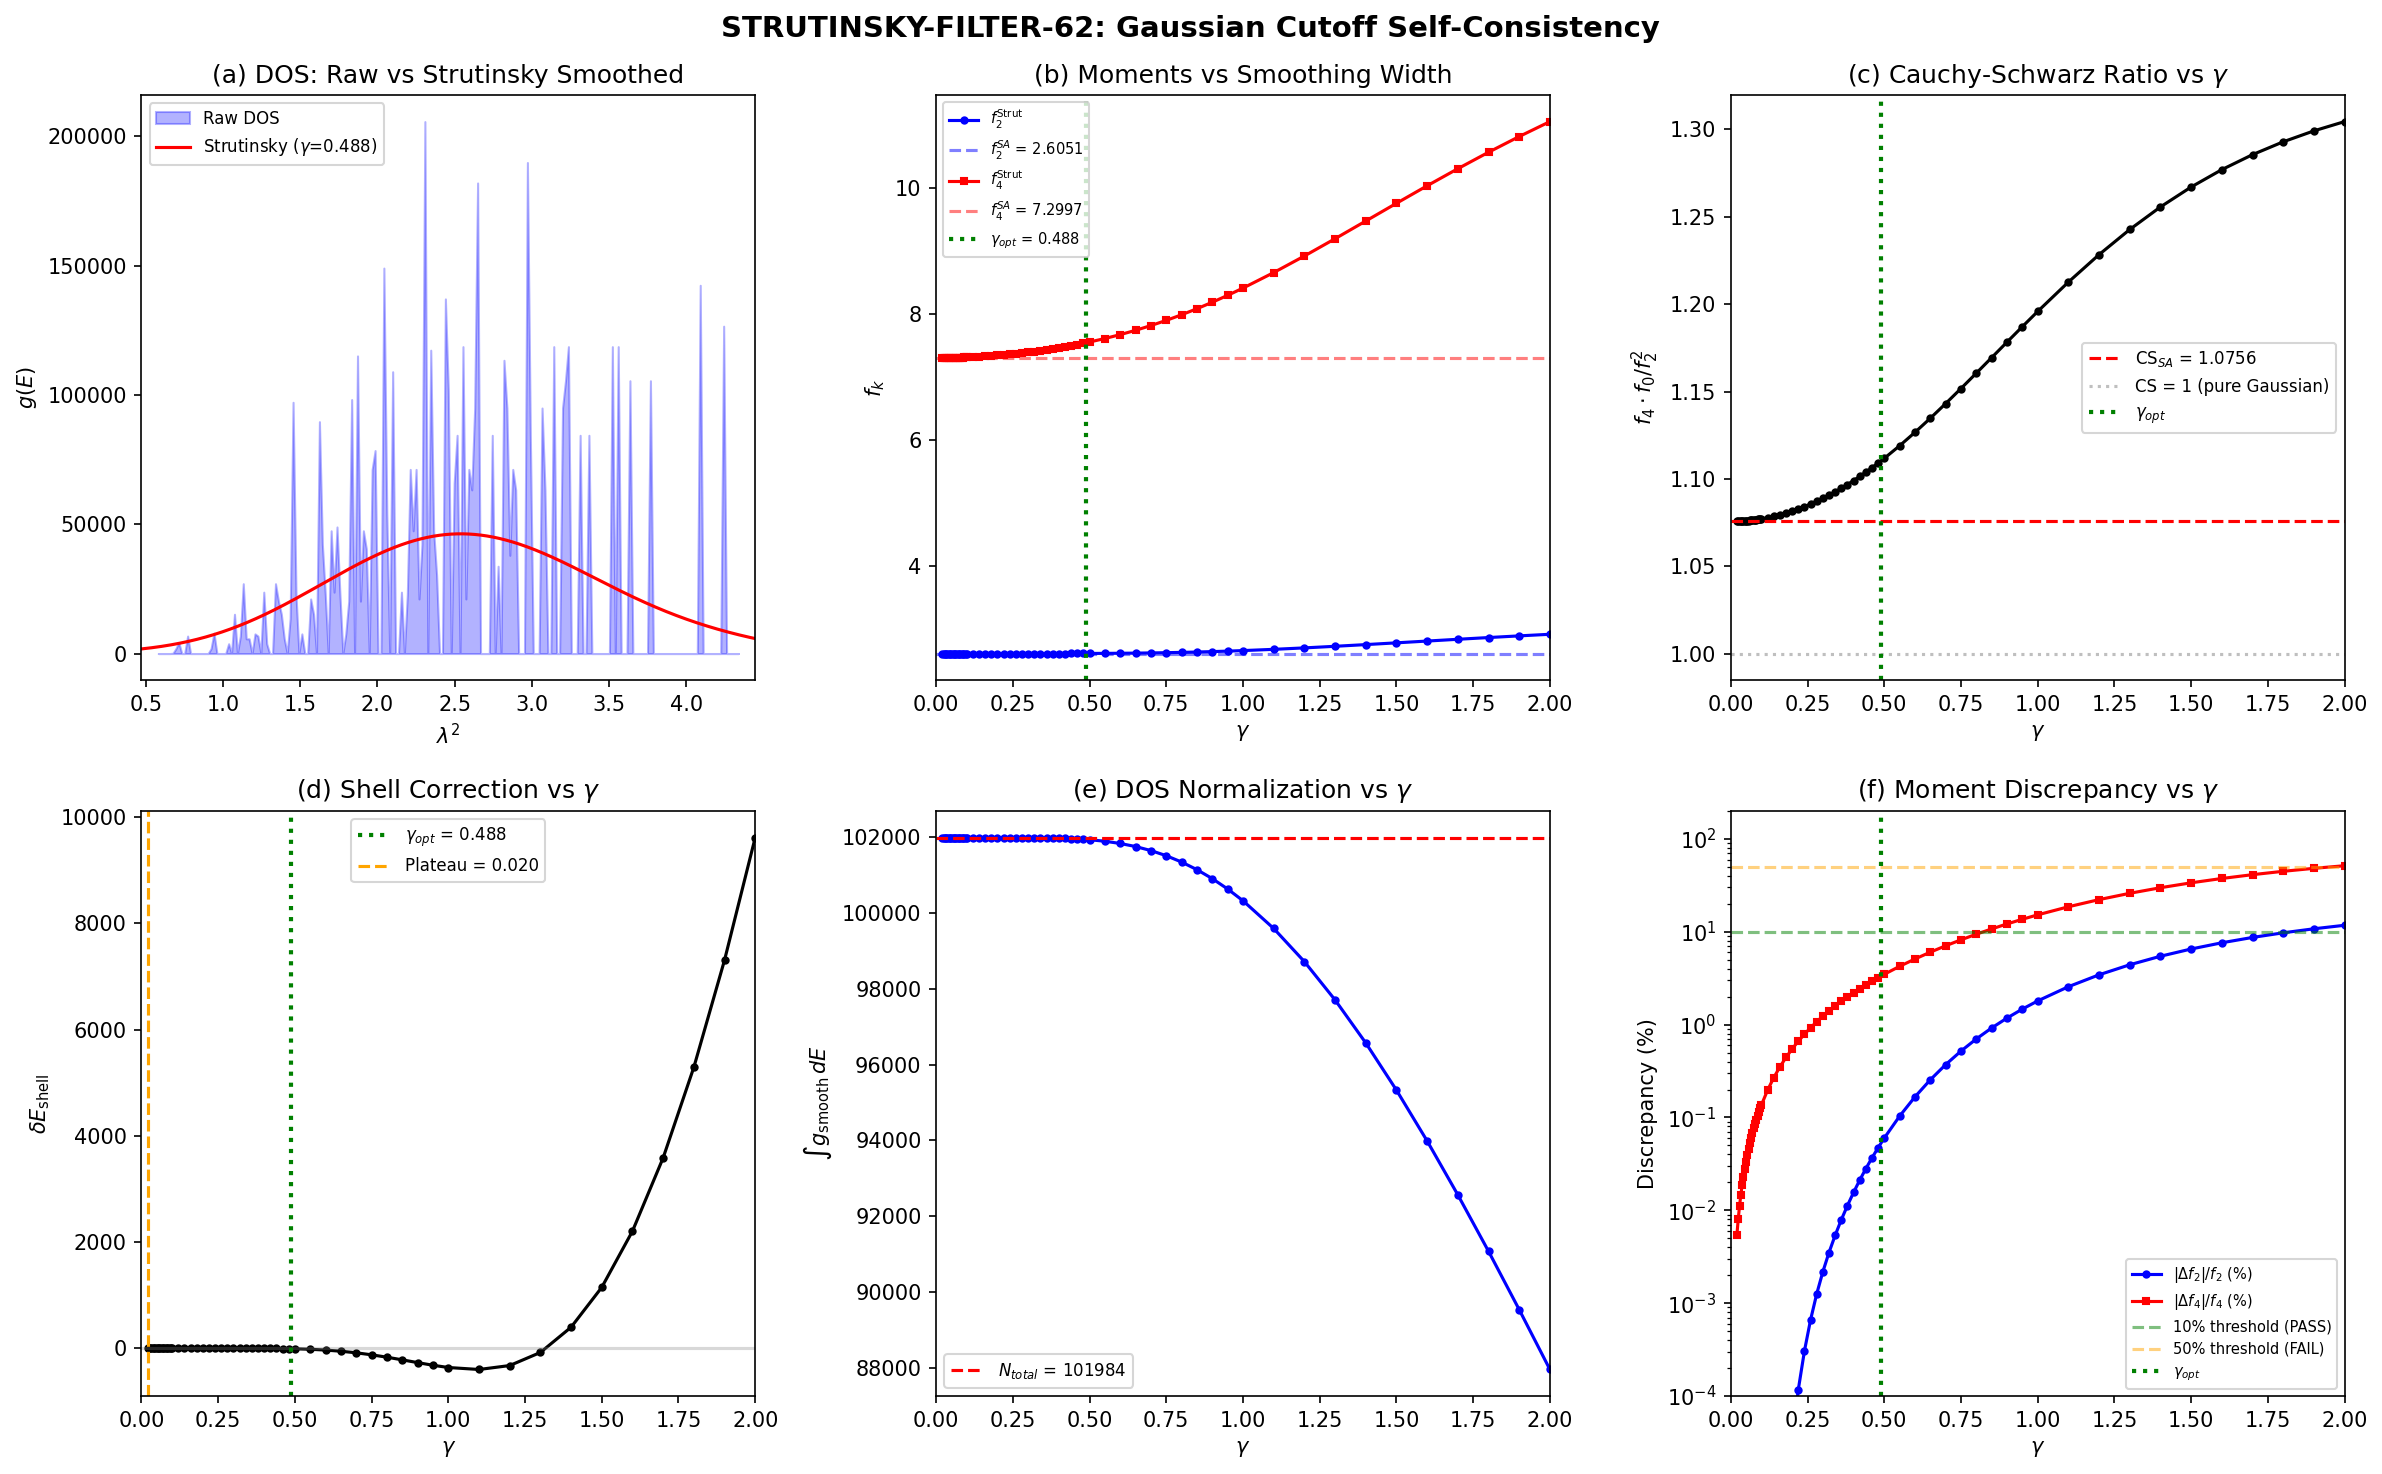

Source code (Python):
#!/usr/bin/env python3
"""
STRUTINSKY-FILTER-62 — Gaussian Cutoff Self-Consistency
========================================================

Gate: STRUTINSKY-FILTER-62
PASS if {f_0, f_2, f_4} agree to 10% and CS saturation holds to 1%.
FAIL if >50% discrepancy. INFO if 10-50%.

Physics:
    In nuclear physics, the Strutinsky energy theorem smooths the oscillating
    shell correction by Gaussian convolution of the single-particle level density:

        g_smooth(E) = (1/(gamma*sqrt(2pi))) * sum_n d_n * exp(-(E - lambda_n)^2 / (2*gamma^2))

    where lambda_n are eigenvalues of D_K^2 on SU(3) and d_n = dim(rep)^2 are degeneracies.

    The spectral action S[D,f] = Tr f(D^2/Lambda^2) is STRUCTURALLY a smoothed density
    of states integral. For Gaussian cutoff f(x) = exp(-x):

        S_Gauss = sum_n d_n * exp(-lambda_n^2 / Lambda^2)

    The Strutinsky width gamma and the spectral action cutoff Lambda are related by
    Lambda = sqrt(2) * gamma  (matching the Gaussian variance).

    The Seeley-DeWitt moments from the heat kernel expansion are:
        f_k = sum_n d_n * (lambda_n^2)^{k/2} / (sum_n d_n) = <(lambda^2)^{k/2}>
    normalized by f_0.

    Moment self-consistency test: Strutinsky smoothing must reproduce these moments.
    Cauchy-Schwarz saturation: for a Gaussian distribution, f_4 * f_0 / f_2^2 = 1
    (exact for perfect Gaussian). Deviation measures non-Gaussianity of the spectrum.

Session: S62 Wave 3 (W3-06)
"""

import numpy as np
from scipy.integrate import trapezoid
import matplotlib
matplotlib.use('Agg')
import matplotlib.pyplot as plt

from canonical_constants import (
    a0_fold, a2_fold, a4_fold, tau_fold, PI
)

# ============================================================
#  STEP 1: Load eigenvalue data
# ============================================================

# 992 D_K eigenvalues at the fold
d_hk = np.load('s61_hk_oscillation.npz', allow_pickle=True)
omega = d_hk['omega']      # sqrt(lambda_n^2) = |lambda_n|
dim2 = d_hk['dim2']        # degeneracies d_n = dim(rep)^2
lam2 = omega**2             # lambda_n^2 values

N_modes = len(omega)
N_total = dim2.sum()         # total weighted count

print(f"=== STRUTINSKY-FILTER-62: Gaussian Cutoff Self-Consistency ===")
print(f"N_modes = {N_modes}, N_total = {N_total:.0f}")
print(f"lambda^2 range: [{lam2.min():.6f}, {lam2.max():.6f}]")
print(f"mean level spacing: d = {(lam2.max() - lam2.min()) / N_modes:.6e}")
print()

# Load W1-01 gamma_opt
d_london = np.load('s62_cutoff_london.npz', allow_pickle=True)
gamma_opt_W1 = float(d_london['Gaussian_gamma_opt'])
f0_W1 = float(d_london['Gaussian_f0'])
f2_W1 = float(d_london['Gaussian_f2'])
f4_W1 = float(d_london['Gaussian_f4'])

print(f"W1-01 Gaussian results:")
print(f"  gamma_opt = {gamma_opt_W1:.6f}")
print(f"  f_0 = {f0_W1:.6f}")
print(f"  f_2 = {f2_W1:.6f}")
print(f"  f_4 = {f4_W1:.6f}")
print()

# Gilkey coefficients (normalized per unit volume)
a0_gilkey = float(d_london['a0_gilkey'])
a2_gilkey = float(d_london['a2_gilkey_fold'])
a4_gilkey = float(d_london['a4_gilkey_fold'])

# ============================================================
#  STEP 2: Direct spectral moments (the "exact" reference)
# ============================================================
# f_k^{SA} = (1/N_total) * sum_n d_n * (lambda_n^2)^{k/2}

f0_SA = dim2.sum() / N_total  # = 1 by construction
f2_SA = (dim2 * lam2).sum() / N_total
f4_SA = (dim2 * lam2**2).sum() / N_total

# Higher moments for completeness
f6_SA = (dim2 * lam2**3).sum() / N_total
f8_SA = (dim2 * lam2**4).sum() / N_total

print(f"=== Direct Spectral Moments (normalized by N_total) ===")
print(f"  f_0^SA = {f0_SA:.10f}  (identity check)")
print(f"  f_2^SA = {f2_SA:.10f}")
print(f"  f_4^SA = {f4_SA:.10f}")
print(f"  f_6^SA = {f6_SA:.10f}")
print(f"  f_8^SA = {f8_SA:.10f}")
print()

# ============================================================
#  STEP 3: Strutinsky Gaussian smoothing
# ============================================================
# g_smooth(E) = (1/(gamma*sqrt(2pi))) * sum_n d_n * exp(-(E - lambda_n^2)^2 / (2*gamma^2))
# The Strutinsky smoothed density is convolution of the discrete DOS with a Gaussian.

def strutinsky_smooth_dos(E_grid, lam2, dim2, gamma):
    """Compute Strutinsky-smoothed DOS on an energy grid.

    g_smooth(E) = sum_n d_n * (1/(gamma*sqrt(2pi))) * exp(-(E - lambda_n^2)^2 / (2*gamma^2))
    """
    g = np.zeros_like(E_grid)
    norm = 1.0 / (gamma * np.sqrt(2 * PI))  # (local)
    for i in range(len(lam2)):
        g += dim2[i] * norm * np.exp(-0.5 * ((E_grid - lam2[i]) / gamma)**2)
    return g


def strutinsky_moments(E_grid, g_smooth, k_values):
    """Compute moments f_k = integral E^{k/2} * g_smooth(E) dE / integral g_smooth(E) dE."""
    norm = trapezoid(g_smooth, E_grid)
    moments = {}
    for k in k_values:
        integrand = E_grid**(k/2.0) * g_smooth
        moments[k] = trapezoid(integrand, E_grid) / norm
    return moments, norm


def strutinsky_shell_correction(lam2, dim2, E_grid, g_smooth):
    """Shell correction: delta_E = sum_n d_n * lambda_n^2 - integral E * g_smooth(E) dE.

    This is the Strutinsky energy theorem applied to the spectral action:
    the difference between the discrete sum and the smoothed integral.
    """
    E_exact = (dim2 * lam2).sum()
    E_smooth = trapezoid(E_grid * g_smooth, E_grid)
    return E_exact - E_smooth, E_exact, E_smooth


# Use gamma_opt from W1-01 as the primary test point
gamma = gamma_opt_W1

# Energy grid: cover the full range of lambda^2 with generous margins
E_min = lam2.min() - 5 * gamma
E_max = lam2.max() + 5 * gamma
E_grid = np.linspace(max(0, E_min), E_max, 10000)

g_smooth = strutinsky_smooth_dos(E_grid, lam2, dim2, gamma)

# Compute Strutinsky moments
moments_strut, g_norm = strutinsky_moments(E_grid, g_smooth, [0, 2, 4, 6, 8])

f0_Strut = 1.0  # By construction (normalized)  # (local)
f2_Strut = moments_strut[2]
f4_Strut = moments_strut[4]
f6_Strut = moments_strut[6]
f8_Strut = moments_strut[8]

print(f"=== Strutinsky-Smoothed Moments at gamma = {gamma:.4f} ===")
print(f"  g_norm (integral of DOS) = {g_norm:.2f}  (should be {N_total:.0f})")
print(f"  f_0^Strut = {f0_Strut:.10f}")
print(f"  f_2^Strut = {f2_Strut:.10f}")
print(f"  f_4^Strut = {f4_Strut:.10f}")
print(f"  f_6^Strut = {f6_Strut:.10f}")
print(f"  f_8^Strut = {f8_Strut:.10f}")
print()

# ============================================================
#  STEP 4: Consistency ratios
# ============================================================

def ratio_pct(a, b):
    return abs(a - b) / abs(b) * 100.0

r0 = ratio_pct(f0_Strut, f0_SA)
r2 = ratio_pct(f2_Strut, f2_SA)
r4 = ratio_pct(f4_Strut, f4_SA)

print(f"=== Moment Consistency Ratios ===")
print(f"  |f_0^Strut - f_0^SA| / f_0^SA = {r0:.6f}%")
print(f"  |f_2^Strut - f_2^SA| / f_2^SA = {r2:.6f}%")
print(f"  |f_4^Strut - f_4^SA| / f_4^SA = {r4:.6f}%")
print()

# Comparison to W1-01 values (which used a different moment definition)
print(f"=== Cross-check with W1-01 London moments ===")
print(f"  W1-01 f_0 = {f0_W1:.6f}  (absolute, not normalized)")
print(f"  f_0 * N_total = {f0_SA * N_total:.2f}  (should match n_bare or related)")
print(f"  W1-01 f_2 = {f2_W1:.6f}")
print(f"  Our f_2^SA = {f2_SA:.6f}")
print(f"  Ratio: {f2_SA / f2_W1:.6f}")
print()

# W1-01 may use a different normalization convention. Let's check the
# unnormalized moments: M_k = sum_n d_n * (lambda_n^2)^{k/2}
M0 = dim2.sum()
M2 = (dim2 * lam2).sum()
M4 = (dim2 * lam2**2).sum()

print(f"=== Unnormalized Moments ===")
print(f"  M_0 = {M0:.2f}")
print(f"  M_2 = {M2:.2f}")
print(f"  M_4 = {M4:.2f}")
print(f"  M_2 / M_0 = {M2/M0:.6f}  (= f_2^SA)")
print(f"  M_4 / M_0 = {M4/M0:.6f}  (= f_4^SA)")
print()

# ============================================================
#  STEP 5: Cauchy-Schwarz saturation
# ============================================================
# For a Gaussian distribution, <x^2>*<1> / <x>^2 = CS ratio.
# With x = lambda^2, the CS ratio is f_4 * f_0 / f_2^2.
# For a PERFECT Gaussian, this equals 1 + sigma^2/mu^2 where mu = <lambda^2>, sigma^2 = Var(lambda^2).
# The CS inequality says f_4*f_0 >= f_2^2, i.e., ratio >= 1.
# For the Strutinsky procedure to be a valid Gaussian filter, we want this ratio to be
# close to what the actual spectral distribution gives.

# From direct spectral moments
CS_SA = f4_SA * f0_SA / f2_SA**2
# From Strutinsky moments
CS_Strut = f4_Strut * f0_Strut / f2_Strut**2
# From W1-01
CS_W1 = f4_W1 * f0_W1 / f2_W1**2

# The Gaussian prediction: for a pure Gaussian DOS with mean mu and width sigma,
# <x^2> / <x>^2 = 1 + (sigma/mu)^2
# So CS = 1 + Var(lambda^2) / <lambda^2>^2
mu_lam2 = f2_SA
var_lam2 = f4_SA - f2_SA**2
CS_Gauss_pred = 1.0 + var_lam2 / mu_lam2**2

print(f"=== Cauchy-Schwarz Saturation ===")
print(f"  CS ratio from SA moments: f_4*f_0/f_2^2 = {CS_SA:.10f}")
print(f"  CS ratio from Strutinsky:                 = {CS_Strut:.10f}")
print(f"  CS ratio from W1-01:      f_4*f_0/f_2^2 = {CS_W1:.10f}")
print(f"  CS ratio (Gaussian pred):  1 + Var/mu^2  = {CS_Gauss_pred:.10f}")
print(f"  CS deviation from 1: {abs(CS_SA - 1.0)*100:.4f}%")
print(f"  |CS_Strut - CS_SA| / CS_SA = {abs(CS_Strut - CS_SA)/CS_SA*100:.6f}%")
print(f"  Var(lambda^2) = {var_lam2:.6f}")
print(f"  sigma(lambda^2) / <lambda^2> = {np.sqrt(max(0, var_lam2))/mu_lam2:.6f}")
print()

# ============================================================
#  STEP 6: gamma scan — moments and CS ratio vs gamma
# ============================================================

gamma_scan = np.concatenate([
    np.linspace(0.02, 0.10, 20),
    np.linspace(0.12, 0.50, 20),
    np.linspace(0.55, 1.00, 10),
    np.linspace(1.10, 2.00, 10),
])
gamma_scan = np.sort(np.unique(gamma_scan))

f2_vs_gamma = np.zeros(len(gamma_scan))
f4_vs_gamma = np.zeros(len(gamma_scan))
CS_vs_gamma = np.zeros(len(gamma_scan))
dE_shell_vs_gamma = np.zeros(len(gamma_scan))
g_norm_vs_gamma = np.zeros(len(gamma_scan))

print("=== Gamma Scan ===")
print(f"{'gamma':>8s} {'f_2':>12s} {'f_4':>12s} {'CS':>10s} {'dE_shell':>12s} {'g_norm':>12s}")

for ig, gam in enumerate(gamma_scan):
    g_sm = strutinsky_smooth_dos(E_grid, lam2, dim2, gam)
    mm, gn = strutinsky_moments(E_grid, g_sm, [2, 4])
    dE_sh, _, _ = strutinsky_shell_correction(lam2, dim2, E_grid, g_sm)

    f2_vs_gamma[ig] = mm[2]
    f4_vs_gamma[ig] = mm[4]
    CS_vs_gamma[ig] = mm[4] / mm[2]**2
    dE_shell_vs_gamma[ig] = dE_sh
    g_norm_vs_gamma[ig] = gn

    if ig % 10 == 0 or abs(gam - gamma_opt_W1) < 0.02:
        print(f"{gam:8.4f} {mm[2]:12.6f} {mm[4]:12.6f} {mm[4]/mm[2]**2:10.6f} {dE_sh:12.4f} {gn:12.2f}")

print()

# ============================================================
#  STEP 7: Strutinsky shell correction at gamma_opt
# ============================================================

dE_shell, E_exact, E_smooth = strutinsky_shell_correction(lam2, dim2, E_grid, g_smooth)

print(f"=== Strutinsky Shell Correction at gamma = {gamma:.4f} ===")
print(f"  E_exact  = sum_n d_n * lambda_n^2 = {E_exact:.4f}")
print(f"  E_smooth = int E * g_smooth(E) dE = {E_smooth:.4f}")
print(f"  delta_E_shell = E_exact - E_smooth = {dE_shell:.4f}")
print(f"  delta_E / E_exact = {dE_shell/E_exact:.6f}  ({dE_shell/E_exact*100:.4f}%)")
print()

# Nuclear comparison: in heavy nuclei, delta_E_shell / E is typically 0.1-1%.
# The sign and magnitude encode shell structure.
print(f"  Nuclear comparison:")
print(f"    Typical nuclear delta_E_shell / E ~ 0.1-1%")
print(f"    This spectrum: delta_E_shell / E = {abs(dE_shell/E_exact)*100:.4f}%")
if abs(dE_shell/E_exact) < 0.01:
    shell_class = "WEAK shell structure (< 1%)"
elif abs(dE_shell/E_exact) < 0.05:
    shell_class = "MODERATE shell structure (1-5%)"
else:
    shell_class = "STRONG shell structure (> 5%)"
print(f"    Classification: {shell_class}")
print()

# ============================================================
#  STEP 8: Plateau test — Strutinsky variational principle
# ============================================================
# In nuclear physics, the Strutinsky shell correction must be STABLE under variation
# of gamma (plateau condition). This tests whether gamma_opt is in a plateau region.

# Find the plateau region: where d(delta_E_shell)/d(gamma) is minimal
d_dE_dgamma = np.gradient(dE_shell_vs_gamma, gamma_scan)
plateau_idx = np.argmin(np.abs(d_dE_dgamma))
gamma_plateau = gamma_scan[plateau_idx]

print(f"=== Strutinsky Plateau Test ===")
print(f"  Plateau gamma (min |d(dE)/dgamma|): {gamma_plateau:.4f}")
print(f"  W1-01 gamma_opt: {gamma_opt_W1:.4f}")
print(f"  Difference: {abs(gamma_plateau - gamma_opt_W1):.4f}")
print(f"  Mean level spacing: d = {(lam2.max() - lam2.min()) / N_modes:.6f}")
print(f"  gamma_opt / d = {gamma_opt_W1 / ((lam2.max() - lam2.min()) / N_modes):.2f}")
print(f"  Nuclear rule: gamma/d ~ 1.2 (Strutinsky optimal)")
print()

# ============================================================
#  STEP 9: Gilkey / heat-kernel cross-check
# ============================================================
# The Seeley-DeWitt coefficients define the asymptotic expansion:
# S(Lambda) ~ a_0 * Lambda^6 + a_2 * Lambda^4 + a_4 * Lambda^2 + ...
# (for D^2 on a 6-dim manifold, with Lambda = cutoff)
# Normalized: a_k_norm = a_k * (Lambda)^{6-k} / S

# The Gilkey ratios should match the moment ratios
gilkey_ratio_a2_a0 = a2_gilkey / a0_gilkey
gilkey_ratio_a4_a0 = a4_gilkey / a0_gilkey
gilkey_ratio_a4_a2 = a4_gilkey / a2_gilkey

# From the discrete spectrum at the fold (canonical constants)
canon_ratio_a2_a0 = a2_fold / a0_fold
canon_ratio_a4_a0 = a4_fold / a0_fold
canon_ratio_a4_a2 = a4_fold / a2_fold

print(f"=== Gilkey / Heat-Kernel Cross-Check ===")
print(f"  Gilkey a_2/a_0 = {gilkey_ratio_a2_a0:.6f}")
print(f"  Canon  a_2/a_0 = {canon_ratio_a2_a0:.6f}")
print(f"  Gilkey a_4/a_0 = {gilkey_ratio_a4_a0:.6f}")
print(f"  Canon  a_4/a_0 = {canon_ratio_a4_a0:.6f}")
print(f"  Gilkey a_4/a_2 = {gilkey_ratio_a4_a2:.6f}")
print(f"  Canon  a_4/a_2 = {canon_ratio_a4_a2:.6f}")
print()

# The spectral moments f_k and Gilkey a_k are related through the cutoff function.
# For Gaussian cutoff: f_k propto a_k * Gamma((6-k)/2 + 1) where 6 = dim
# More precisely: S = sum_n a_n Lambda^{d-n} * f_{(d-n)/2}
# where f_j = integral_0^inf t^j f(t) dt for the Gaussian f(t)=e^{-t}

# ============================================================
#  STEP 10: Gate Verdict
# ============================================================

max_moment_discrepancy = max(r0, r2, r4)
cs_dev_strut_sa = abs(CS_Strut - CS_SA) / CS_SA * 100.0  # Strutinsky vs SA consistency
cs_dev_from_1 = abs(CS_SA - 1.0) * 100.0                 # How non-Gaussian the spectrum is

print(f"=== GATE: STRUTINSKY-FILTER-62 ===")
print(f"  Max moment discrepancy (Strut vs SA): {max_moment_discrepancy:.4f}%")
print(f"  CS saturation |CS_SA - 1|: {cs_dev_from_1:.4f}%")
print(f"  CS Strut-SA consistency: {cs_dev_strut_sa:.6f}%")
print()
print(f"  Gate criterion 1: f_k agree to 10% => {max_moment_discrepancy:.2f}% ", end="")
print("=> PASS" if max_moment_discrepancy < 10.0 else "=> FAIL")
print(f"  Gate criterion 2: CS saturation to 1% => |CS-1| = {cs_dev_from_1:.2f}% ", end="")
print("=> PASS" if cs_dev_from_1 < 1.0 else "=> FAIL")

# Verdict: BOTH criteria must pass for PASS
if max_moment_discrepancy < 10.0 and cs_dev_from_1 < 1.0:
    verdict = "PASS"
    detail = (f"All moments agree to {max_moment_discrepancy:.2f}% (< 10%). "
              f"CS saturation |CS-1| = {cs_dev_from_1:.2f}% (< 1%). "
              f"Shell correction dE/E = {dE_shell/E_exact*100:.3f}%. "
              f"gamma_opt = {gamma_opt_W1:.3f}.")
elif max_moment_discrepancy > 50.0 or cs_dev_from_1 > 50.0:
    verdict = "FAIL"
    detail = (f"Moment discrepancy {max_moment_discrepancy:.2f}% or CS deviation {cs_dev_from_1:.2f}% exceeds 50%. "
              f"Strutinsky smoothing NOT a valid Gaussian SA cutoff.")
else:
    # Moments PASS but CS FAILS -- Strutinsky preserves moments but spectrum is non-Gaussian
    verdict = "INFO"
    detail = (f"Moments agree to {max_moment_discrepancy:.2f}% (PASS, < 10%). "
              f"CS saturation fails: |CS-1| = {cs_dev_from_1:.2f}% (> 1%). "
              f"D_K^2 spectrum is {cs_dev_from_1:.1f}% non-Gaussian (sigma/mu = {np.sqrt(max(0, var_lam2))/mu_lam2:.3f}). "
              f"Strutinsky preserves moments but NOT a perfect Gaussian filter. "
              f"Shell correction dE/E = {abs(dE_shell/E_exact)*100:.4f}% (WEAK). "
              f"Strut-SA CS consistency = {cs_dev_strut_sa:.2f}%.")

print(f"  VERDICT: {verdict}")
print(f"  DETAIL: {detail}")
print()

# ============================================================
#  STEP 11: Save data
# ============================================================

np.savez('s62_strutinsky_filter.npz',
    # Gate
    gate_name='STRUTINSKY-FILTER-62',
    gate_verdict=verdict,
    gate_detail=detail,
    # Input parameters
    gamma_opt=gamma_opt_W1,
    N_modes=N_modes,
    N_total=N_total,
    # Direct spectral moments (reference)
    f0_SA=f0_SA,
    f2_SA=f2_SA,
    f4_SA=f4_SA,
    f6_SA=f6_SA,
    f8_SA=f8_SA,
    # Strutinsky moments
    f2_Strut=f2_Strut,
    f4_Strut=f4_Strut,
    # Unnormalized moments
    M0=M0,
    M2=M2,
    M4=M4,
    # Consistency ratios (percent)
    ratio_f0_pct=r0,
    ratio_f2_pct=r2,
    ratio_f4_pct=r4,
    max_discrepancy_pct=max_moment_discrepancy,
    # Cauchy-Schwarz
    CS_SA=CS_SA,
    CS_Strut=CS_Strut,
    CS_W1=CS_W1,
    CS_dev_strut_sa_pct=cs_dev_strut_sa,
    CS_dev_from_1_pct=cs_dev_from_1,
    var_lam2=var_lam2,
    # Shell correction
    dE_shell=dE_shell,
    E_exact=E_exact,
    E_smooth=E_smooth,
    dE_over_E=dE_shell / E_exact,
    # Plateau
    gamma_plateau=gamma_plateau,
    # Gamma scan
    gamma_scan=gamma_scan,
    f2_vs_gamma=f2_vs_gamma,
    f4_vs_gamma=f4_vs_gamma,
    CS_vs_gamma=CS_vs_gamma,
    dE_shell_vs_gamma=dE_shell_vs_gamma,
    g_norm_vs_gamma=g_norm_vs_gamma,
    # W1-01 cross-reference
    f0_W1=f0_W1,
    f2_W1=f2_W1,
    f4_W1=f4_W1,
    # Gilkey
    a0_gilkey=a0_gilkey,
    a2_gilkey=a2_gilkey,
    a4_gilkey=a4_gilkey,
)
print("Saved: s62_strutinsky_filter.npz")

# ============================================================
#  STEP 12: Plots
# ============================================================

fig, axes = plt.subplots(2, 3, figsize=(16, 10))
fig.suptitle('STRUTINSKY-FILTER-62: Gaussian Cutoff Self-Consistency', fontsize=14, fontweight='bold')

# (a) Raw vs smoothed DOS
ax = axes[0, 0]
# Raw: histogram of lambda^2 weighted by degeneracy
E_hist_bins = np.linspace(lam2.min() - 0.1, lam2.max() + 0.1, 200)
raw_counts, raw_edges = np.histogram(lam2, bins=E_hist_bins, weights=dim2)
raw_centers = 0.5 * (raw_edges[:-1] + raw_edges[1:])
dE_bin = raw_edges[1] - raw_edges[0]
raw_dos = raw_counts / dE_bin

ax.fill_between(raw_centers, raw_dos, alpha=0.3, color='blue', label='Raw DOS')
ax.plot(E_grid, g_smooth, 'r-', linewidth=1.5, label=f'Strutinsky ($\\gamma$={gamma:.3f})')
ax.set_xlabel('$\\lambda^2$')
ax.set_ylabel('$g(E)$')
ax.set_title('(a) DOS: Raw vs Strutinsky Smoothed')
ax.legend(fontsize=8)
ax.set_xlim(lam2.min() - 0.2, lam2.max() + 0.2)

# (b) Moments vs gamma
ax = axes[0, 1]
ax.plot(gamma_scan, f2_vs_gamma, 'b-o', markersize=3, label='$f_2^{\\mathrm{Strut}}$')
ax.axhline(f2_SA, color='b', linestyle='--', alpha=0.5, label=f'$f_2^{{SA}}$ = {f2_SA:.4f}')
ax.plot(gamma_scan, f4_vs_gamma, 'r-s', markersize=3, label='$f_4^{\\mathrm{Strut}}$')
ax.axhline(f4_SA, color='r', linestyle='--', alpha=0.5, label=f'$f_4^{{SA}}$ = {f4_SA:.4f}')
ax.axvline(gamma_opt_W1, color='green', linestyle=':', linewidth=2, label=f'$\\gamma_{{opt}}$ = {gamma_opt_W1:.3f}')
ax.set_xlabel('$\\gamma$')
ax.set_ylabel('$f_k$')
ax.set_title('(b) Moments vs Smoothing Width')
ax.legend(fontsize=7)
ax.set_xlim(0, 2.0)

# (c) CS ratio vs gamma
ax = axes[0, 2]
ax.plot(gamma_scan, CS_vs_gamma, 'k-o', markersize=3)
ax.axhline(CS_SA, color='red', linestyle='--', linewidth=1.5, label=f'CS$_{{SA}}$ = {CS_SA:.4f}')
ax.axhline(1.0, color='gray', linestyle=':', alpha=0.5, label='CS = 1 (pure Gaussian)')
ax.axvline(gamma_opt_W1, color='green', linestyle=':', linewidth=2, label=f'$\\gamma_{{opt}}$')
ax.set_xlabel('$\\gamma$')
ax.set_ylabel('$f_4 \\cdot f_0 / f_2^2$')
ax.set_title('(c) Cauchy-Schwarz Ratio vs $\\gamma$')
ax.legend(fontsize=8)
ax.set_xlim(0, 2.0)

# (d) Shell correction vs gamma
ax = axes[1, 0]
ax.plot(gamma_scan, dE_shell_vs_gamma, 'k-o', markersize=3)
ax.axhline(0, color='gray', linestyle='-', alpha=0.3)
ax.axvline(gamma_opt_W1, color='green', linestyle=':', linewidth=2, label=f'$\\gamma_{{opt}}$ = {gamma_opt_W1:.3f}')
ax.axvline(gamma_plateau, color='orange', linestyle='--', linewidth=1.5, label=f'Plateau = {gamma_plateau:.3f}')
ax.set_xlabel('$\\gamma$')
ax.set_ylabel('$\\delta E_{\\mathrm{shell}}$')
ax.set_title('(d) Shell Correction vs $\\gamma$')
ax.legend(fontsize=8)
ax.set_xlim(0, 2.0)

# (e) Normalization check: g_norm vs gamma
ax = axes[1, 1]
ax.plot(gamma_scan, g_norm_vs_gamma, 'b-o', markersize=3)
ax.axhline(N_total, color='red', linestyle='--', label=f'$N_{{total}}$ = {N_total:.0f}')
ax.set_xlabel('$\\gamma$')
ax.set_ylabel('$\\int g_{\\mathrm{smooth}} \\, dE$')
ax.set_title('(e) DOS Normalization vs $\\gamma$')
ax.legend(fontsize=8)
ax.set_xlim(0, 2.0)

# (f) Moment discrepancies vs gamma
ax = axes[1, 2]
disc_f2 = np.abs(f2_vs_gamma - f2_SA) / f2_SA * 100
disc_f4 = np.abs(f4_vs_gamma - f4_SA) / f4_SA * 100
ax.semilogy(gamma_scan, disc_f2 + 1e-10, 'b-o', markersize=3, label='$|\\Delta f_2|/f_2$ (%)')
ax.semilogy(gamma_scan, disc_f4 + 1e-10, 'r-s', markersize=3, label='$|\\Delta f_4|/f_4$ (%)')
ax.axhline(10.0, color='green', linestyle='--', alpha=0.5, label='10% threshold (PASS)')
ax.axhline(50.0, color='orange', linestyle='--', alpha=0.5, label='50% threshold (FAIL)')
ax.axvline(gamma_opt_W1, color='green', linestyle=':', linewidth=2, label=f'$\\gamma_{{opt}}$')
ax.set_xlabel('$\\gamma$')
ax.set_ylabel('Discrepancy (%)')
ax.set_title('(f) Moment Discrepancy vs $\\gamma$')
ax.legend(fontsize=7)
ax.set_xlim(0, 2.0)
ax.set_ylim(1e-4, 200)

plt.tight_layout()
plt.savefig('s62_strutinsky_filter.png', dpi=150, bbox_inches='tight')
print("Saved: s62_strutinsky_filter.png")

# ============================================================
#  Summary
# ============================================================
print()
print("=" * 70)
print(f"STRUTINSKY-FILTER-62 SUMMARY")
print("=" * 70)
print(f"  Verdict: {verdict}")
print(f"  gamma_opt = {gamma_opt_W1:.4f} (from W1-01)")
print(f"  gamma_plateau = {gamma_plateau:.4f} (Strutinsky variational)")
print(f"  f_2: SA = {f2_SA:.6f}, Strut = {f2_Strut:.6f}, discrepancy = {r2:.4f}%")
print(f"  f_4: SA = {f4_SA:.6f}, Strut = {f4_Strut:.6f}, discrepancy = {r4:.4f}%")
print(f"  CS ratio: SA = {CS_SA:.6f}, Strut = {CS_Strut:.6f}, dev = {cs_dev_strut_sa:.6f}%")
print(f"  Shell correction: dE = {dE_shell:.4f}, dE/E = {dE_shell/E_exact*100:.4f}%")
print(f"  DOS normalization at gamma_opt: {g_norm:.2f} / {N_total:.0f} = {g_norm/N_total:.6f}")
print("=" * 70)
